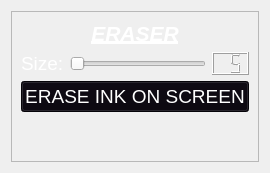
            <widget class="QWidget" name="eraserPage">
             <layout class="QVBoxLayout" name="verticalLayout_4">
              <item>
               <widget class="QFrame" name="frame">
                <property name="frameShape">
                 <enum>QFrame::StyledPanel</enum>
                </property>
                <property name="frameShadow">
                 <enum>QFrame::Raised</enum>
                </property>
                <layout class="QVBoxLayout" name="verticalLayout_5">
                 <item>
                  <widget class="QLabel" name="ERASERlabel">
                   <property name="palette">
                    <palette>
                     <active>
                      <colorrole role="WindowText">
                       <brush brushstyle="SolidPattern">
                        <color alpha="255">
                         <red>255</red>
                         <green>255</green>
                         <blue>255</blue>
                        </color>
                       </brush>
                      </colorrole>
                      <colorrole role="Button">
                       <brush brushstyle="SolidPattern">
                        <color alpha="255">
                         <red>9</red>
                         <green>5</green>
                         <blue>13</blue>
                        </color>
                       </brush>
                      </colorrole>
                      <colorrole role="Base">
                       <brush brushstyle="SolidPattern">
                        <color alpha="255">
                         <red>9</red>
                         <green>5</green>
                         <blue>13</blue>
                        </color>
                       </brush>
                      </colorrole>
                      <colorrole role="Window">
                       <brush brushstyle="SolidPattern">
                        <color alpha="255">
                         <red>9</red>
                         <green>5</green>
                         <blue>13</blue>
                        </color>
                       </brush>
                      </colorrole>
                     </active>
                     <inactive>
                      <colorrole role="WindowText">
                       <brush brushstyle="SolidPattern">
                        <color alpha="255">
                         <red>255</red>
                         <green>255</green>
                         <blue>255</blue>
                        </color>
                       </brush>
                      </colorrole>
                      <colorrole role="Button">
                       <brush brushstyle="SolidPattern">
                        <color alpha="255">
                         <red>9</red>
                         <green>5</green>
                         <blue>13</blue>
                        </color>
                       </brush>
                      </colorrole>
                      <colorrole role="Base">
                       <brush brushstyle="SolidPattern">
                        <color alpha="255">
                         <red>9</red>
                         <green>5</green>
                         <blue>13</blue>
                        </color>
                       </brush>
                      </colorrole>
                      <colorrole role="Window">
                       <brush brushstyle="SolidPattern">
                        <color alpha="255">
                         <red>9</red>
                         <green>5</green>
                         <blue>13</blue>
                        </color>
                       </brush>
                      </colorrole>
                     </inactive>
                     <disabled>
                      <colorrole role="WindowText">
                       <brush brushstyle="SolidPattern">
                        <color alpha="255">
                         <red>120</red>
                         <green>120</green>
                         <blue>120</blue>
                        </color>
                       </brush>
                      </colorrole>
                      <colorrole role="Button">
                       <brush brushstyle="SolidPattern">
                        <color alpha="255">
                         <red>9</red>
                         <green>5</green>
                         <blue>13</blue>
                        </color>
                       </brush>
                      </colorrole>
                      <colorrole role="Base">
                       <brush brushstyle="SolidPattern">
                        <color alpha="255">
                         <red>9</red>
                         <green>5</green>
                         <blue>13</blue>
                        </color>
                       </brush>
                      </colorrole>
                      <colorrole role="Window">
                       <brush brushstyle="SolidPattern">
                        <color alpha="255">
                         <red>9</red>
                         <green>5</green>
                         <blue>13</blue>
                        </color>
                       </brush>
                      </colorrole>
                     </disabled>
                    </palette>
                   </property>
                   <property name="font">
                    <font>
                     <pointsize>16</pointsize>
                     <weight>75</weight>
                     <italic>true</italic>
                     <bold>true</bold>
                     <underline>true</underline>
                    </font>
                   </property>
                   <property name="text">
                    <string>ERASER</string>
                   </property>
                   <property name="alignment">
                    <set>Qt::AlignCenter</set>
                   </property>
                  </widget>
                 </item>
                 <item>
                  <layout class="QHBoxLayout" name="horizontalLayout_10">
                   <item>
                    <widget class="QLabel" name="eraserSizeLabel">
                     <property name="palette">
                      <palette>
                       <active>
                        <colorrole role="WindowText">
                         <brush brushstyle="SolidPattern">
                          <color alpha="255">
                           <red>255</red>
                           <green>255</green>
                           <blue>255</blue>
                          </color>
                         </brush>
                        </colorrole>
                        <colorrole role="Button">
                         <brush brushstyle="SolidPattern">
                          <color alpha="255">
                           <red>9</red>
                           <green>5</green>
                           <blue>13</blue>
                          </color>
                         </brush>
                        </colorrole>
                        <colorrole role="Base">
                         <brush brushstyle="SolidPattern">
                          <color alpha="255">
                           <red>9</red>
                           <green>5</green>
                           <blue>13</blue>
                          </color>
                         </brush>
                        </colorrole>
                        <colorrole role="Window">
                         <brush brushstyle="SolidPattern">
                          <color alpha="255">
                           <red>9</red>
                           <green>5</green>
                           <blue>13</blue>
                          </color>
                         </brush>
                        </colorrole>
                       </active>
                       <inactive>
                        <colorrole role="WindowText">
                         <brush brushstyle="SolidPattern">
                          <color alpha="255">
                           <red>255</red>
                           <green>255</green>
                           <blue>255</blue>
                          </color>
                         </brush>
                        </colorrole>
                        <colorrole role="Button">
                         <brush brushstyle="SolidPattern">
                          <color alpha="255">
                           <red>9</red>
                           <green>5</green>
                           <blue>13</blue>
                          </color>
                         </brush>
                        </colorrole>
                        <colorrole role="Base">
                         <brush brushstyle="SolidPattern">
                          <color alpha="255">
                           <red>9</red>
                           <green>5</green>
                           <blue>13</blue>
                          </color>
                         </brush>
                        </colorrole>
                        <colorrole role="Window">
                         <brush brushstyle="SolidPattern">
                          <color alpha="255">
                           <red>9</red>
                           <green>5</green>
                           <blue>13</blue>
                          </color>
                         </brush>
                        </colorrole>
                       </inactive>
                       <disabled>
                        <colorrole role="WindowText">
                         <brush brushstyle="SolidPattern">
                          <color alpha="255">
                           <red>120</red>
                           <green>120</green>
                           <blue>120</blue>
                          </color>
                         </brush>
                        </colorrole>
                        <colorrole role="Button">
                         <brush brushstyle="SolidPattern">
                          <color alpha="255">
                           <red>9</red>
                           <green>5</green>
                           <blue>13</blue>
                          </color>
                         </brush>
                        </colorrole>
                        <colorrole role="Base">
                         <brush brushstyle="SolidPattern">
                          <color alpha="255">
                           <red>9</red>
                           <green>5</green>
                           <blue>13</blue>
                          </color>
                         </brush>
                        </colorrole>
                        <colorrole role="Window">
                         <brush brushstyle="SolidPattern">
                          <color alpha="255">
                           <red>9</red>
                           <green>5</green>
                           <blue>13</blue>
                          </color>
                         </brush>
                        </colorrole>
                       </disabled>
                      </palette>
                     </property>
                     <property name="font">
                      <font>
                       <pointsize>14</pointsize>
                      </font>
                     </property>
                     <property name="text">
                      <string>Size:</string>
                     </property>
                    </widget>
                   </item>
                   <item>
                    <widget class="QSlider" name="eraserSizeSlider">
                     <property name="minimum">
                      <number>5</number>
                     </property>
                     <property name="maximum">
                      <number>25</number>
                     </property>
                     <property name="orientation">
                      <enum>Qt::Horizontal</enum>
                     </property>
                    </widget>
                   </item>
                   <item>
                    <widget class="QLCDNumber" name="eraserSizeLCD">
                     <property name="digitCount">
                      <number>2</number>
                     </property>
                     <property name="segmentStyle">
                      <enum>QLCDNumber::Filled</enum>
                     </property>
                     <property name="value" stdset="0">
                      <double>5.000000000000000</double>
                     </property>
                     <property name="intValue" stdset="0">
                      <number>5</number>
                     </property>
                    </widget>
                   </item>
                  </layout>
                 </item>
                 <item>
                  <widget class="QPushButton" name="eraseAllButton">
                   <property name="palette">
                    <palette>
                     <active>
                      <colorrole role="WindowText">
                       <brush brushstyle="SolidPattern">
                        <color alpha="255">
                         <red>255</red>
                         <green>255</green>
                         <blue>255</blue>
                        </color>
                       </brush>
                      </colorrole>
                      <colorrole role="Button">
                       <brush brushstyle="SolidPattern">
                        <color alpha="255">
                         <red>9</red>
                         <green>5</green>
                         <blue>13</blue>
                        </color>
                       </brush>
                      </colorrole>
                      <colorrole role="ButtonText">
                       <brush brushstyle="SolidPattern">
                        <color alpha="255">
                         <red>255</red>
                         <green>255</green>
                         <blue>255</blue>
                        </color>
                       </brush>
                      </colorrole>
                      <colorrole role="Base">
                       <brush brushstyle="SolidPattern">
                        <color alpha="255">
                         <red>9</red>
                         <green>5</green>
                         <blue>13</blue>
                        </color>
                       </brush>
                      </colorrole>
                      <colorrole role="Window">
                       <brush brushstyle="SolidPattern">
                        <color alpha="255">
                         <red>9</red>
                         <green>5</green>
                         <blue>13</blue>
                        </color>
                       </brush>
                      </colorrole>
                     </active>
                     <inactive>
                      <colorrole role="WindowText">
                       <brush brushstyle="SolidPattern">
                        <color alpha="255">
                         <red>255</red>
                         <green>255</green>
                         <blue>255</blue>
                        </color>
                       </brush>
                      </colorrole>
                      <colorrole role="Button">
                       <brush brushstyle="SolidPattern">
                        <color alpha="255">
                         <red>9</red>
                         <green>5</green>
                         <blue>13</blue>
                        </color>
                       </brush>
                      </colorrole>
                      <colorrole role="ButtonText">
                       <brush brushstyle="SolidPattern">
                        <color alpha="255">
                         <red>255</red>
                         <green>255</green>
                         <blue>255</blue>
                        </color>
                       </brush>
                      </colorrole>
                      <colorrole role="Base">
                       <brush brushstyle="SolidPattern">
                        <color alpha="255">
                         <red>9</red>
                         <green>5</green>
                         <blue>13</blue>
                        </color>
                       </brush>
                      </colorrole>
                      <colorrole role="Window">
                       <brush brushstyle="SolidPattern">
                        <color alpha="255">
                         <red>9</red>
                         <green>5</green>
                         <blue>13</blue>
                        </color>
                       </brush>
                      </colorrole>
                     </inactive>
                     <disabled>
                      <colorrole role="WindowText">
                       <brush brushstyle="SolidPattern">
                        <color alpha="255">
                         <red>120</red>
                         <green>120</green>
                         <blue>120</blue>
                        </color>
                       </brush>
                      </colorrole>
                      <colorrole role="Button">
                       <brush brushstyle="SolidPattern">
                        <color alpha="255">
                         <red>9</red>
                         <green>5</green>
                         <blue>13</blue>
                        </color>
                       </brush>
                      </colorrole>
                      <colorrole role="ButtonText">
                       <brush brushstyle="SolidPattern">
                        <color alpha="255">
                         <red>120</red>
                         <green>120</green>
                         <blue>120</blue>
                        </color>
                       </brush>
                      </colorrole>
                      <colorrole role="Base">
                       <brush brushstyle="SolidPattern">
                        <color alpha="255">
                         <red>9</red>
                         <green>5</green>
                         <blue>13</blue>
                        </color>
                       </brush>
                      </colorrole>
                      <colorrole role="Window">
                       <brush brushstyle="SolidPattern">
                        <color alpha="255">
                         <red>9</red>
                         <green>5</green>
                         <blue>13</blue>
                        </color>
                       </brush>
                      </colorrole>
                     </disabled>
                    </palette>
                   </property>
                   <property name="font">
                    <font>
                     <pointsize>14</pointsize>
                    </font>
                   </property>
                   <property name="text">
                    <string>ERASE INK ON SCREEN</string>
                   </property>
                  </widget>
                 </item>
                 <item>
                  <spacer name="verticalSpacer_2">
                   <property name="orientation">
                    <enum>Qt::Vertical</enum>
                   </property>
                   <property name="sizeHint" stdset="0">
                    <size>
                     <width>20</width>
                     <height>40</height>
                    </size>
                   </property>
                  </spacer>
                 </item>
                </layout>
               </widget>
              </item>
             </layout>
            </widget>
